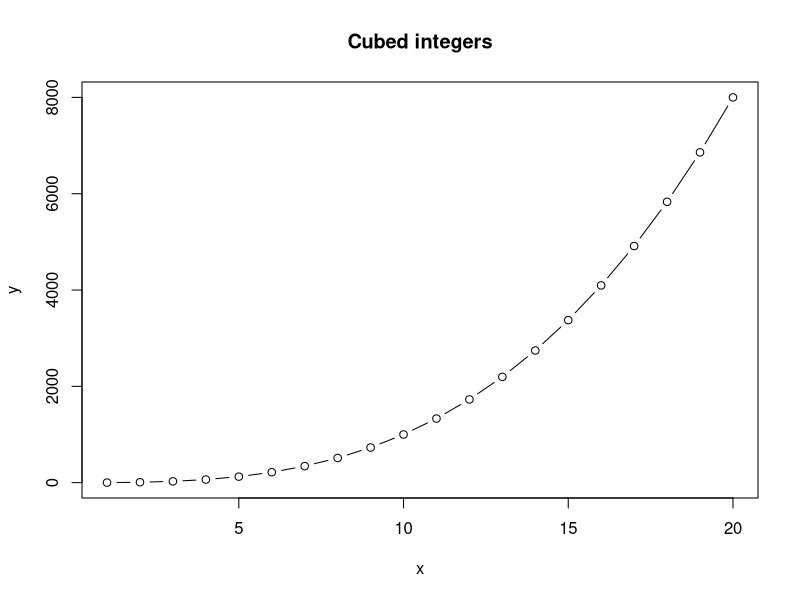
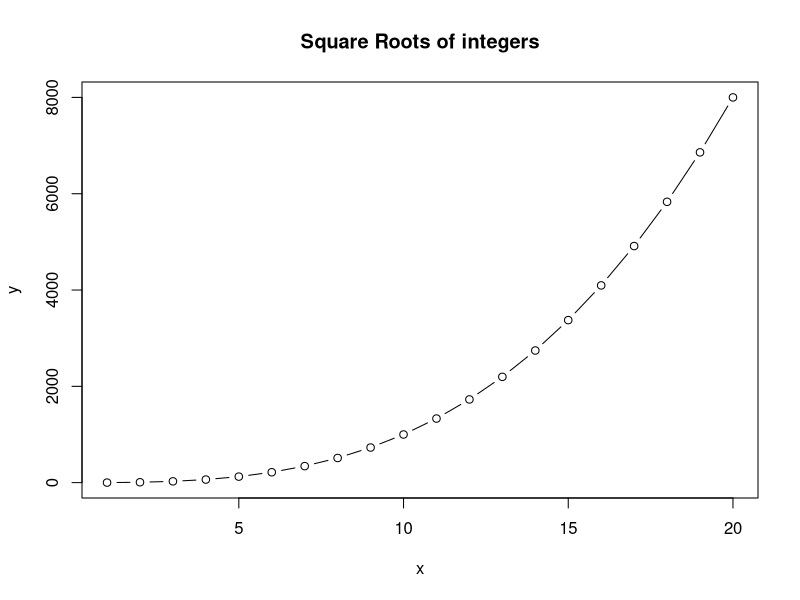

R code for these plots, in order:
## This is a R script 
## Run this code to make a plot of x and x^2 for the integers from 1 to 10

x <- 1:20
y <- x^3
z <- x^(1/2)

plot(x,y, type = "b", main = "Cubed integers")
plot(x,y, type = "b", main = "Square Roots of integers")
